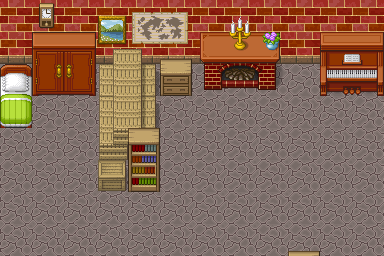

Rendered tile map (Tiled .tmx) drawn with the repository's tilesets; below, a short description and the full map source, tile grids included:
An orthogonal 12x8 tile map with 32x32 px tiles, 4 tile layers (floor, wall, furniture, furniture_up) and 4 objects.

<map version="1.9" tiledversion="1.9.2" orientation="orthogonal" renderorder="right-down" width="12" height="8" tilewidth="32" tileheight="32" infinite="0" nextlayerid="7" nextobjectid="15">
 <tileset firstgid="1" source="../empire/[Base]BaseChip_pipo.tsx" />
 <layer id="1" name="floor" width="12" height="8">
  <data encoding="csv">
0,0,0,0,0,0,0,0,0,0,0,0,
0,0,0,0,0,0,0,0,0,0,0,0,
323,323,323,323,323,323,323,323,323,323,323,323,
323,323,323,323,323,323,323,323,323,323,323,323,
323,323,323,323,323,323,323,323,323,323,323,323,
323,323,323,323,323,323,323,323,323,323,323,323,
323,323,323,323,323,323,323,323,323,323,323,323,
323,323,323,323,323,323,323,323,323,323,323,323
</data>
 </layer>
 <layer id="2" name="wall" width="12" height="8">
  <data encoding="csv">
402,402,402,402,402,402,402,402,402,402,402,402,
410,410,410,410,410,410,410,410,410,410,410,410,
0,0,0,0,0,0,0,0,0,0,0,0,
0,0,0,0,0,0,0,0,0,0,0,0,
0,0,0,0,0,0,0,0,0,0,0,0,
0,0,0,0,0,0,0,0,0,0,0,0,
0,0,0,0,0,0,0,0,0,0,0,0,
0,0,0,0,0,0,0,0,0,714,0,0
</data>
 </layer>
 <layer id="3" name="furniture" width="12" height="8">
  <data encoding="csv">
0,809,0,0,0,0,0,0,0,0,0,0,
0,732,733,887,888,714,833,834,835,0,844,845,
779,740,741,895,896,722,841,842,843,0,852,853,
787,0,0,895,896,0,0,0,0,0,0,0,
0,0,0,903,904,0,0,0,0,0,0,0,
0,0,0,0,0,0,0,0,0,0,0,0,
0,0,0,0,0,0,0,0,0,0,0,0,
0,0,0,0,0,0,0,0,0,0,0,0
</data>
 </layer>
 <layer id="4" name="furniture_up" width="12" height="8">
  <data encoding="csv">
0,0,0,629,625,626,0,997,0,0,0,0,
0,0,0,637,633,634,0,1005,1001,0,0,0,
0,0,0,0,0,0,0,0,0,0,0,0,
0,0,0,0,0,0,0,0,0,0,0,0,
0,0,0,0,716,0,0,0,0,0,0,0,
0,0,0,861,724,0,0,0,0,0,0,0,
0,0,0,0,0,0,0,0,0,0,0,0,
0,0,0,0,0,0,0,0,0,0,0,0
</data>
 </layer>
 <objectgroup id="6" name="door">
  <object id="14" x="289.33" y="251.33" width="28" height="5" />
 </objectgroup>
 <objectgroup id="5" name="objects">
  <object id="1" x="-0.666667" y="57.3333" width="33.3333" height="53.3333" />
  <object id="4" x="9.33333" y="12.6667" width="366.667" height="55.3333" />
  <object id="6" x="97.3333" y="66.6667" width="58.6667" height="101.333" />
 </objectgroup>
</map>
